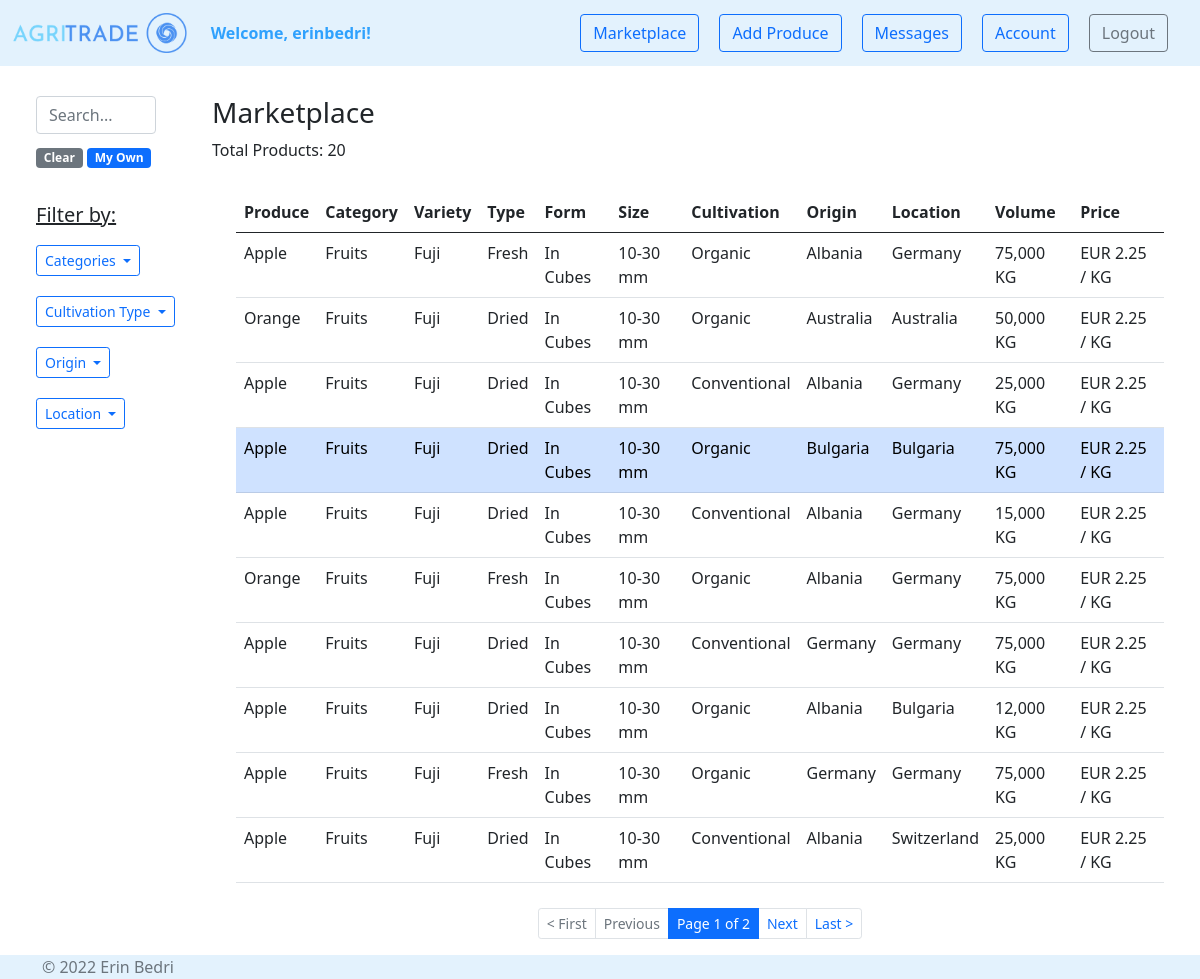
/marketplace/ (signed in), run on the app's committed database.
### agri_trade/marketplace/models.py (models this page shows, shortened)
class Product(models.Model):
    PRODUCT_CATEGORY = [
        ('Cereals', 'Cereals'),
        ('Pulses', 'Pulses'),
        ('Nuts', 'Nuts'),
        ('Oilseeds', 'Oilseeds'),
        ('Sugar and starch', 'Sugar and starch'),
        ('Fiber Crops', 'Fiber Crops'),
        ('Beverages', 'Beverages'),
        ('Narcotics', 'Narcotics'),
        ('Spices', 'Spices'),
        ('Forages', 'Forages'),
        ('Vegetables', 'Vegetables'),
        ('Fruits', 'Fruits'),
    ]
    PRODUCT_TYPE_MAX_LEN = max([len(product_type[1]) for product_type in PRODUCT_CATEGORY])
    CULTIVATION_TYPES = [
        ('Organic', 'Organic'),
        ('Conventional', 'Conventional'),
        ('In Conversion', 'In Conversion'),
    ]
    CULTIVATION_TYPE_MAX_LEN = max([len(cultivation_type[1]) for cultivation_type in CULTIVATION_TYPES])
    NAME_MAX_LEN = 20
    VARIETY_MAX_LEN = 25
    TYPE_MAX_LEN = 25
    FORM_MAX_LEN = 25
    SIZE_MAX_LEN = 25
    AVAILABLE_VOLUME_MIN_VALUE = 0
    AVAILABLE_VOLUME_MAX_VALUE = 1000000
    PRICE_MIN_VALUE = 0
    DESCRIPTION_MAX_LEN = 500
    owner = models.ForeignKey(
        UserModel,
        on_delete=CASCADE)
    name = models.CharField(
        max_length=NAME_MAX_LEN,
    )
    category = models.CharField(
        max_length=PRODUCT_TYPE_MAX_LEN,
        choices=PRODUCT_CATEGORY,
    )
    variety = models.CharField(
        max_length=VARIETY_MAX_LEN,
        blank=True,
        null=True,
    )
    type = models.CharField(
        max_length=TYPE_MAX_LEN,
        blank=True,
        null=True,
    )
    form = models.CharField(
        max_length=FORM_MAX_LEN,
        blank=True,
        null=True,
    )
    size = models.CharField(
        max_length=SIZE_MAX_LEN,
        blank=True,
        null=True,
    )
    cultivation_type = models.CharField(
        max_length=CULTIVATION_TYPE_MAX_LEN,
        choices=CULTIVATION_TYPES,
    )
    available_volume = models.IntegerField(
        validators=[
            MinValueValidator(AVAILABLE_VOLUME_MIN_VALUE),
            MaxValueValidator(AVAILABLE_VOLUME_MAX_VALUE),
        ]
    )
    price = models.FloatField(
        validators=[
            MinValueValidator(PRICE_MIN_VALUE),
        ]
    )
    description = models.TextField(
        max_length=DESCRIPTION_MAX_LEN,
        blank=True,
        null=True,
    )
    origin = CountryField(
    )
    location = CountryField(
    )
    image = models.ImageField(
        null=True,
        blank=True,
        upload_to='produces',
        validators=(
            file_size,
        )
    )
    created_on = models.DateTimeField(
        auto_now_add=True
    )
    edited_on = models.DateTimeField(
        auto_now=True
    )

### agri_trade/marketplace/views.py (the view)
# urls.py: path('', views.marketplace, name='marketplace'),
@login_required
def marketplace(request):
    products_per_page = 10
    q = request.GET.get('q') if request.GET.get('q') is not None else ''
    products = Product.objects \
        .filter(
            Q(name__icontains=q) |
            Q(category__icontains=q) |
            Q(cultivation_type__icontains=q) |
            Q(origin__icontains=q) |
            Q(location__icontains=q) |
            Q(variety__icontains=q) |
            Q(type__icontains=q) |
            Q(description__icontains=q) |
            Q(form__icontains=q) |
            Q(owner__username=q)) \
        .order_by('-created_on')
    categories = sorted({product.category for product in Product.objects.all()})
    cultivation_types = sorted({product.cultivation_type for product in Product.objects.all()})
    origins = sorted({product.origin.name for product in Product.objects.all()})
    locations = sorted({product.location.name for product in Product.objects.all()})
    paginator = Paginator(products, products_per_page)
    page_number = request.GET.get('page')
    page_obj = paginator.get_page(page_number)
    context = {
        'categories': categories,
        'cultivation_types': cultivation_types,
        'origins': origins,
        'locations': locations,
        'page_obj': page_obj,
        'query': q,
        'products_count': len(products),
    }
    return render(request, 'marketplace/marketplace.html', context)

### agri_trade/marketplace/templates/marketplace/marketplace.html (shortened to what this page needs)
{% extends 'web/base.html' %}
{% load humanize %}
{% block content %}
    <div class="container-fluid" style="margin-top: 30px">
        <div class="row">
            <div class="col-2">
                <div class="container">
                    <div class="row justify-content-md-left">
                        <form class="d-flex" role="search">
                            <input class="form-control me-2" type="text" placeholder="Search..." name="q">
                        </form>
                        <div class="container" style="margin-top: 10px">
                            <a href="{% url 'marketplace:marketplace' %}"><span
                                    class="badge bg-secondary">Clear</span></a>
                            <a href="{% url 'marketplace:marketplace' %}?q={{ request.user.username }}"><span
                                    class="badge bg-primary">My Own</span></a>
                        </div>
                        <div class="container" style="margin-top: 10px">
                            <h5 style="margin-top: 25px"><u>Filter by:</u></h5>
                            <div>
                                <button type="button" class="btn btn-outline-primary btn-sm dropdown-toggle"
                                        style="margin-top: 10px"
                                        data-bs-toggle="collapse" data-bs-target="#category">Categories
                                </button>
                            </div>
                            <div>
                                <button type="button" class="btn btn-outline-primary btn-sm dropdown-toggle"
                                        style="margin-top: 20px"
                                        data-bs-toggle="collapse" data-bs-target="#cultivationType">Cultivation Type
                                </button>
                            </div>
                            <div>
                                <button type="button" class="btn btn-outline-primary btn-sm dropdown-toggle"
                                        style="margin-top: 20px"
                                        data-bs-toggle="collapse" data-bs-target="#origin">Origin
                                </button>
                            </div>
                            <div>
                                <button type="button" class="btn btn-outline-primary btn-sm dropdown-toggle"
                                        style="margin-top: 20px"
                                        data-bs-toggle="collapse" data-bs-target="#location">Location
                                </button>
                            </div>
                        </div>
                    </div>
                </div>
            </div>
            <div class="col-10">
                <h3>Marketplace {% if query %} > {{ query }} {% endif %}</h3>
                <p> Total Products: {{ products_count }}</p>
                <div class="container">
                    <table class="table table-hover" style="margin-top: 30px">
                        <thead>
                        <tr>
                            <th scope="col">Produce</th>
                            <th scope="col">Category</th>
                            <th scope="col">Variety</th>
                            <th scope="col">Type</th>
                            <th scope="col">Form</th>
                            <th scope="col">Size</th>
                            <th scope="col">Cultivation</th>
                            <th scope="col">Origin</th>
                            <th scope="col">Location</th>
                            <th scope="col">Volume</th>
                            <th scope="col">Price</th>
                        </tr>
                        </thead>
                        <tbody>
                        {% for product in page_obj %}
                            <tr onclick="window.location='{% url "marketplace:product details" product.id %}';"
                                    {% if product.owner == request.user %}
                                class="table-primary"
                                data-bs-toggle="tooltip"
                                data-bs-placement="top"
                                title="Your Own Product!"
                                    {% endif %}>
                                <td>{{ product.name }}</td>
                                <td>{{ product.category }}</td>
                                <td>{% if product.variety %}{{ product.variety }}{% endif %}</td>
                                <td>{% if product.type %}{{ product.type }}{% endif %}</td>
                                <td>{% if product.form %}{{ product.form }}{% endif %}</td>
                                <td>{% if product.size %}{{ product.size }}{% endif %}</td>
                                <td>{{ product.cultivation_type }}</td>
                                <td>{{ product.origin.name }}</td>
                                <td>{{ product.location.name }}</td>
                                <td>{{ product.available_volume|intcomma }} KG</td>
                                <td>EUR {{ product.price|floatformat:2 }} / KG</td>
                            </tr>
                        {% empty %}
                            <p>Sorry, we couldn't find the produce you are looking for.</p>
                        {% endfor %}
                        </tbody>
                    </table>
                    <nav aria-label="Page navigation example" style="margin-top: 25px">
                        <ul class="pagination pagination-sm justify-content-center">
                            {% if page_obj.has_previous %}
                                <li class="page-item">
                                    <a class="page-link" href="?page=1">< First</a></li>
                                <li class="page-item">
                                    <a class="page-link" href="?page={{ page_obj.previous_page_number }}">Previous</a>
                                </li>
                            {% else %}
                                <li class="page-item disabled">
                                    <a class="page-link" href="#">< First</a></li>
                                <li class="page-item disabled">
                                    <a class="page-link" href="#">Previous</a>
                                </li>
                            {% endif %}
                            <li class="page-item active">
                                <a class="page-link"
                                   href="#">Page {{ page_obj.number }} of {{ page_obj.paginator.num_pages }}</a></li>
                            {% if page_obj.has_next %}
                                <li class="page-item">
                                    <a class="page-link" href="?page={{ page_obj.next_page_number }}">Next</a></li>
                                <li class="page-item">
                                    <a class="page-link" href="?page={{ page_obj.paginator.num_pages }}">Last ></a>
                                </li>
                            {% else %}
                                <li class="page-item disabled">
                                    <a class="page-link" href="#">Next</a></li>
                                <li class="page-item disabled">
                                    <a class="page-link" href="#">Last ></a>
                                </li>
                            {% endif %}
                        </ul>
                    </nav>
                </div>
            </div>
        </div>
    </div>
{% endblock %}

### agri_trade/web/templates/web/navigation.html (shortened to what this page needs)
{% load static %}
<nav class="navbar navbar-expand-lg navbar-light" style="background-color: #e3f2fd;">
    <div class="container-fluid">
        <a class="navbar-brand" href="{% url 'web:homepage' %}">
            <img src="{% static 'img/logo.png' %}" alt="logo" style="height: 40px">
        </a>
        <ul class="navbar-nav">
            {% if request.user.is_authenticated %}
                <li class="nav-item">
                    <b><a class="nav-link disabled" href="#" style="color: #2fa1fd">Welcome, {{ request.user.username }}!</a></b>
                </li>
            {% endif %}
        </ul>
        <div class="collapse navbar-collapse" id="navbarNavDropdown">
            <ul class="navbar-nav ms-auto">
                {% if request.user.is_authenticated %}
                    <li class="nav-item" style="padding-right: 20px">
                        <a class="btn btn-outline-primary" href="{% url 'marketplace:marketplace' %}">Marketplace</a>
                    </li>
                    <li class="nav-item" style="padding-right: 20px">
                        <a class="btn btn-outline-primary" href="{% url 'marketplace:add product' %}">Add Produce</a>
                    </li>
                    <li class="nav-item" style="padding-right: 20px">
                        <button type="button" class="btn btn-outline-primary position-relative"
                                onclick="location.href = '{% url 'user_messages:messages' %}';">
                            Messages
                        </button>
                    </li>
                    <li class="nav-item" style="padding-right: 20px">
                        <a class="btn btn-outline-primary" href="{% url 'accounts:account' %}">Account</a>
                    </li>
                    <li class="nav-item" style="padding-right: 20px">
                        <a class="btn btn-outline-secondary" href="{% url 'accounts:logout' %}">Logout</a>
                    </li>
                {% endif %}
            </ul>
        </div>
    </div>
</nav>

### data on the page
Product: name "Apple", category "Fruits", variety "Fuji", type "Fresh", form "In Cubes", size "10-30 mm", cultivation_type "Organic", origin.name "Albania", location.name "Germany", available_volume "75,000", price "2.25"
Product: name "Orange", category "Fruits", variety "Fuji", type "Dried", form "In Cubes", size "10-30 mm", cultivation_type "Organic", origin.name "Australia", location.name "Australia", available_volume "50,000", price "2.25"
Product: name "Apple", category "Fruits", variety "Fuji", type "Dried", form "In Cubes", size "10-30 mm", cultivation_type "Conventional", origin.name "Albania", location.name "Germany", available_volume "25,000", price "2.25"
Product: name "Apple", category "Fruits", variety "Fuji", type "Dried", form "In Cubes", size "10-30 mm", cultivation_type "Organic", origin.name "Bulgaria", location.name "Bulgaria", available_volume "75,000", price "2.25"
Product: name "Apple", category "Fruits", variety "Fuji", type "Dried", form "In Cubes", size "10-30 mm", cultivation_type "Conventional", origin.name "Albania", location.name "Germany", available_volume "15,000", price "2.25"
Product: name "Orange", category "Fruits", variety "Fuji", type "Fresh", form "In Cubes", size "10-30 mm", cultivation_type "Organic", origin.name "Albania", location.name "Germany", available_volume "75,000", price "2.25"
Product: name "Apple", category "Fruits", variety "Fuji", type "Dried", form "In Cubes", size "10-30 mm", cultivation_type "Conventional", origin.name "Germany", location.name "Germany", available_volume "75,000", price "2.25"
Product: name "Apple", category "Fruits", variety "Fuji", type "Dried", form "In Cubes", size "10-30 mm", cultivation_type "Organic", origin.name "Albania", location.name "Bulgaria", available_volume "12,000", price "2.25"
Product: name "Apple", category "Fruits", variety "Fuji", type "Fresh", form "In Cubes", size "10-30 mm", cultivation_type "Organic", origin.name "Germany", location.name "Germany", available_volume "75,000", price "2.25"
Product: name "Apple", category "Fruits", variety "Fuji", type "Dried", form "In Cubes", size "10-30 mm", cultivation_type "Conventional", origin.name "Albania", location.name "Switzerland", available_volume "25,000", price "2.25"

### other printed values
{{ request.user.username }} "erinbedri"
{{ products_count }} "20"
{{ page_obj.number }} "1"
{{ page_obj.paginator.num_pages }} "2"
